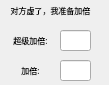
     <widget class="QWidget" name="scrollAreaWidgetContents_11">
      <property name="geometry">
       <rect>
        <x>0</x>
        <y>0</y>
        <width>109</width>
        <height>85</height>
       </rect>
      </property>
      <widget class="QLineEdit" name="jiabei_lineEdit_7">
       <property name="geometry">
        <rect>
         <x>60</x>
         <y>30</y>
         <width>31</width>
         <height>21</height>
        </rect>
       </property>
      </widget>
      <widget class="QLineEdit" name="jiabei_lineEdit_8">
       <property name="geometry">
        <rect>
         <x>60</x>
         <y>60</y>
         <width>31</width>
         <height>21</height>
        </rect>
       </property>
      </widget>
      <widget class="QLabel" name="landlord_label_4">
       <property name="geometry">
        <rect>
         <x>0</x>
         <y>0</y>
         <width>101</width>
         <height>21</height>
        </rect>
       </property>
       <property name="font">
        <font>
         <family>微软雅黑</family>
         <pointsize>6</pointsize>
         <weight>50</weight>
         <italic>false</italic>
         <bold>false</bold>
        </font>
       </property>
       <property name="text">
        <string>对方虚了，我准备加倍</string>
       </property>
       <property name="alignment">
        <set>Qt::AlignCenter</set>
       </property>
      </widget>
      <widget class="QLabel" name="jiabei_label_7">
       <property name="geometry">
        <rect>
         <x>10</x>
         <y>30</y>
         <width>41</width>
         <height>21</height>
        </rect>
       </property>
       <property name="font">
        <font>
         <family>微软雅黑</family>
         <pointsize>6</pointsize>
         <weight>50</weight>
         <italic>false</italic>
         <bold>false</bold>
        </font>
       </property>
       <property name="text">
        <string>超级加倍:</string>
       </property>
       <property name="alignment">
        <set>Qt::AlignCenter</set>
       </property>
      </widget>
      <widget class="QLabel" name="jiabei_label_8">
       <property name="geometry">
        <rect>
         <x>10</x>
         <y>60</y>
         <width>41</width>
         <height>21</height>
        </rect>
       </property>
       <property name="font">
        <font>
         <family>微软雅黑</family>
         <pointsize>6</pointsize>
         <weight>50</weight>
         <italic>false</italic>
         <bold>false</bold>
        </font>
       </property>
       <property name="text">
        <string>加倍:</string>
       </property>
       <property name="alignment">
        <set>Qt::AlignCenter</set>
       </property>
      </widget>
     </widget>
